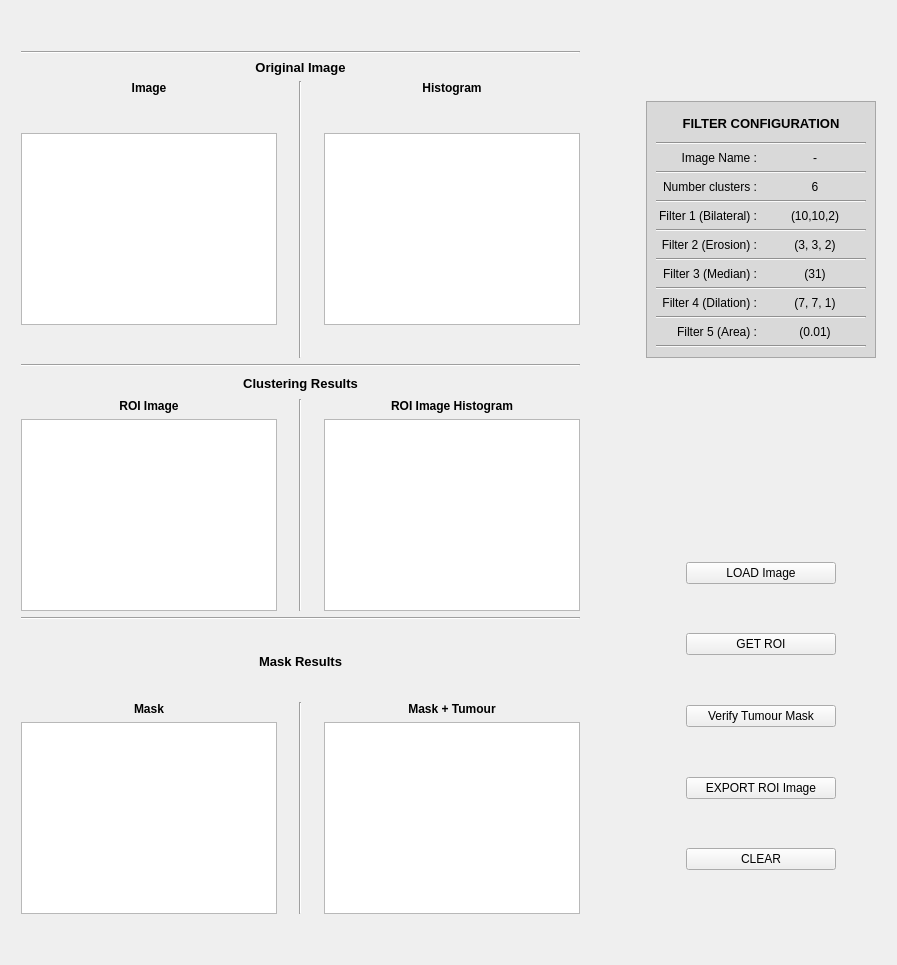
      <widget class="QWidget" name="tab_2">
       <attribute name="title">
        <string>Adaptive Filters</string>
       </attribute>
       <layout class="QGridLayout" name="gridLayout_7">
        <item row="0" column="1">
         <spacer name="verticalSpacer_7">
          <property name="orientation">
           <enum>Qt::Vertical</enum>
          </property>
          <property name="sizeHint" stdset="0">
           <size>
            <width>20</width>
            <height>40</height>
           </size>
          </property>
         </spacer>
        </item>
        <item row="1" column="0">
         <spacer name="horizontalSpacer_3">
          <property name="orientation">
           <enum>Qt::Horizontal</enum>
          </property>
          <property name="sizeType">
           <enum>QSizePolicy::Fixed</enum>
          </property>
          <property name="sizeHint" stdset="0">
           <size>
            <width>10</width>
            <height>20</height>
           </size>
          </property>
         </spacer>
        </item>
        <item row="1" column="3">
         <spacer name="horizontalSpacer_4">
          <property name="orientation">
           <enum>Qt::Horizontal</enum>
          </property>
          <property name="sizeType">
           <enum>QSizePolicy::Fixed</enum>
          </property>
          <property name="sizeHint" stdset="0">
           <size>
            <width>10</width>
            <height>20</height>
           </size>
          </property>
         </spacer>
        </item>
        <item row="2" column="1">
         <spacer name="verticalSpacer_2">
          <property name="orientation">
           <enum>Qt::Vertical</enum>
          </property>
          <property name="sizeHint" stdset="0">
           <size>
            <width>20</width>
            <height>40</height>
           </size>
          </property>
         </spacer>
        </item>
        <item row="1" column="1">
         <layout class="QGridLayout" name="gridLayout_5">
          <item row="2" column="2" rowspan="2">
           <widget class="Line" name="line_4">
            <property name="orientation">
             <enum>Qt::Vertical</enum>
            </property>
           </widget>
          </item>
          <item row="8" column="4">
           <widget class="QLabel" name="label_20">
            <property name="font">
             <font>
              <weight>75</weight>
              <bold>true</bold>
             </font>
            </property>
            <property name="text">
             <string>ROI Image Histogram</string>
            </property>
            <property name="alignment">
             <set>Qt::AlignCenter</set>
            </property>
           </widget>
          </item>
          <item row="13" column="2" rowspan="2">
           <widget class="Line" name="line_6">
            <property name="orientation">
             <enum>Qt::Vertical</enum>
            </property>
           </widget>
          </item>
          <item row="3" column="0">
           <widget class="QGraphicsView" name="plot_origImg">
            <property name="sizePolicy">
             <sizepolicy hsizetype="Fixed" vsizetype="Fixed">
              <horstretch>0</horstretch>
              <verstretch>0</verstretch>
             </sizepolicy>
            </property>
            <property name="minimumSize">
             <size>
              <width>200</width>
              <height>180</height>
             </size>
            </property>
           </widget>
          </item>
          <item row="11" column="0" colspan="5">
           <widget class="Line" name="line_8">
            <property name="orientation">
             <enum>Qt::Horizontal</enum>
            </property>
           </widget>
          </item>
          <item row="2" column="1">
           <spacer name="horizontalSpacer_5">
            <property name="orientation">
             <enum>Qt::Horizontal</enum>
            </property>
            <property name="sizeType">
             <enum>QSizePolicy::Fixed</enum>
            </property>
            <property name="sizeHint" stdset="0">
             <size>
              <width>10</width>
              <height>5</height>
             </size>
            </property>
           </spacer>
          </item>
          <item row="4" column="0" colspan="5">
           <widget class="Line" name="line_7">
            <property name="orientation">
             <enum>Qt::Horizontal</enum>
            </property>
           </widget>
          </item>
          <item row="8" column="0">
           <widget class="QLabel" name="label_21">
            <property name="font">
             <font>
              <weight>75</weight>
              <bold>true</bold>
             </font>
            </property>
            <property name="text">
             <string>ROI Image</string>
            </property>
            <property name="alignment">
             <set>Qt::AlignCenter</set>
            </property>
           </widget>
          </item>
          <item row="12" column="5">
           <spacer name="verticalSpacer_14">
            <property name="orientation">
             <enum>Qt::Vertical</enum>
            </property>
            <property name="sizeType">
             <enum>QSizePolicy::Fixed</enum>
            </property>
            <property name="sizeHint" stdset="0">
             <size>
              <width>20</width>
              <height>20</height>
             </size>
            </property>
           </spacer>
          </item>
          <item row="2" column="0">
           <widget class="QLabel" name="label_4">
            <property name="font">
             <font>
              <weight>75</weight>
              <bold>true</bold>
             </font>
            </property>
            <property name="text">
             <string>Image</string>
            </property>
            <property name="alignment">
             <set>Qt::AlignCenter</set>
            </property>
           </widget>
          </item>
          <item row="12" column="0" colspan="5">
           <widget class="QLabel" name="label_23">
            <property name="font">
             <font>
              <pointsize>10</pointsize>
              <weight>75</weight>
              <bold>true</bold>
             </font>
            </property>
            <property name="text">
             <string>Mask Results</string>
            </property>
            <property name="alignment">
             <set>Qt::AlignCenter</set>
            </property>
           </widget>
          </item>
          <item row="13" column="0">
           <widget class="QLabel" name="label_24">
            <property name="sizePolicy">
             <sizepolicy hsizetype="Preferred" vsizetype="Fixed">
              <horstretch>0</horstretch>
              <verstretch>0</verstretch>
             </sizepolicy>
            </property>
            <property name="font">
             <font>
              <weight>75</weight>
              <bold>true</bold>
             </font>
            </property>
            <property name="text">
             <string>Mask</string>
            </property>
            <property name="alignment">
             <set>Qt::AlignCenter</set>
            </property>
           </widget>
          </item>
          <item row="1" column="0" colspan="5">
           <widget class="QLabel" name="label_3">
            <property name="font">
             <font>
              <pointsize>10</pointsize>
              <weight>75</weight>
              <bold>true</bold>
             </font>
            </property>
            <property name="text">
             <string>Original Image</string>
            </property>
            <property name="alignment">
             <set>Qt::AlignCenter</set>
            </property>
           </widget>
          </item>
          <item row="2" column="3">
           <spacer name="horizontalSpacer_9">
            <property name="orientation">
             <enum>Qt::Horizontal</enum>
            </property>
            <property name="sizeType">
             <enum>QSizePolicy::Fixed</enum>
            </property>
            <property name="sizeHint" stdset="0">
             <size>
              <width>10</width>
              <height>5</height>
             </size>
            </property>
           </spacer>
          </item>
          <item row="3" column="4">
           <widget class="QGraphicsView" name="plot_origHist">
            <property name="sizePolicy">
             <sizepolicy hsizetype="Fixed" vsizetype="Fixed">
              <horstretch>0</horstretch>
              <verstretch>0</verstretch>
             </sizepolicy>
            </property>
            <property name="minimumSize">
             <size>
              <width>200</width>
              <height>180</height>
             </size>
            </property>
           </widget>
          </item>
          <item row="0" column="0" colspan="5">
           <widget class="Line" name="line_9">
            <property name="orientation">
             <enum>Qt::Horizontal</enum>
            </property>
           </widget>
          </item>
          <item row="3" column="5">
           <spacer name="horizontalSpacer_10">
            <property name="orientation">
             <enum>Qt::Horizontal</enum>
            </property>
            <property name="sizeType">
             <enum>QSizePolicy::Fixed</enum>
            </property>
            <property name="sizeHint" stdset="0">
             <size>
              <width>60</width>
              <height>20</height>
             </size>
            </property>
           </spacer>
          </item>
          <item row="8" column="2" rowspan="3">
           <widget class="Line" name="line_5">
            <property name="orientation">
             <enum>Qt::Vertical</enum>
            </property>
           </widget>
          </item>
          <item row="5" column="6" rowspan="2">
           <spacer name="horizontalSpacer_6">
            <property name="orientation">
             <enum>Qt::Horizontal</enum>
            </property>
            <property name="sizeHint" stdset="0">
             <size>
              <width>40</width>
              <height>20</height>
             </size>
            </property>
           </spacer>
          </item>
          <item row="2" column="4">
           <widget class="QLabel" name="label_19">
            <property name="font">
             <font>
              <weight>75</weight>
              <bold>true</bold>
             </font>
            </property>
            <property name="text">
             <string>Histogram</string>
            </property>
            <property name="alignment">
             <set>Qt::AlignCenter</set>
            </property>
           </widget>
          </item>
          <item row="3" column="6">
           <widget class="QFrame" name="frame_2">
            <property name="styleSheet">
             <string notr="true">background-color: rgb(217, 217, 217);
border-color: rgb(0, 0, 0);</string>
            </property>
            <property name="frameShape">
             <enum>QFrame::StyledPanel</enum>
            </property>
            <property name="frameShadow">
             <enum>QFrame::Raised</enum>
            </property>
            <layout class="QGridLayout" name="gridLayout_12">
             <item row="0" column="0">
              <layout class="QGridLayout" name="gridLayout_13">
               <item row="6" column="0">
                <widget class="QLabel" name="label_31">
                 <property name="text">
                  <string>Filter 1 (Bilateral) :</string>
                 </property>
                 <property name="alignment">
                  <set>Qt::AlignRight|Qt::AlignTrailing|Qt::AlignVCenter</set>
                 </property>
                 <property name="indent">
                  <number>1</number>
                 </property>
                </widget>
               </item>
               <item row="11" column="0" colspan="2">
                <widget class="Line" name="line_23">
                 <property name="orientation">
                  <enum>Qt::Horizontal</enum>
                 </property>
                </widget>
               </item>
               <item row="4" column="0">
                <widget class="QLabel" name="label_30">
                 <property name="text">
                  <string>Number clusters :</string>
                 </property>
                 <property name="alignment">
                  <set>Qt::AlignRight|Qt::AlignTrailing|Qt::AlignVCenter</set>
                 </property>
                 <property name="indent">
                  <number>1</number>
                 </property>
                </widget>
               </item>
               <item row="2" column="1">
                <widget class="QLabel" name="label_imageName">
                 <property name="text">
                  <string>-</string>
                 </property>
                 <property name="alignment">
                  <set>Qt::AlignCenter</set>
                 </property>
                </widget>
               </item>
               <item row="14" column="1">
                <widget class="QLabel" name="label_F4_2">
                 <property name="text">
                  <string>(0.01)</string>
                 </property>
                 <property name="alignment">
                  <set>Qt::AlignCenter</set>
                 </property>
                </widget>
               </item>
               <item row="8" column="0">
                <widget class="QLabel" name="label_32">
                 <property name="text">
                  <string>Filter 2 (Erosion) :</string>
                 </property>
                 <property name="alignment">
                  <set>Qt::AlignRight|Qt::AlignTrailing|Qt::AlignVCenter</set>
                 </property>
                 <property name="indent">
                  <number>1</number>
                 </property>
                </widget>
               </item>
               <item row="4" column="1">
                <widget class="QLabel" name="label_clusters">
                 <property name="text">
                  <string>6</string>
                 </property>
                 <property name="alignment">
                  <set>Qt::AlignCenter</set>
                 </property>
                </widget>
               </item>
               <item row="14" column="0">
                <widget class="QLabel" name="label_34">
                 <property name="text">
                  <string>Filter 5 (Area) :</string>
                 </property>
                 <property name="alignment">
                  <set>Qt::AlignRight|Qt::AlignTrailing|Qt::AlignVCenter</set>
                 </property>
                 <property name="indent">
                  <number>1</number>
                 </property>
                </widget>
               </item>
               <item row="10" column="0">
                <widget class="QLabel" name="label_37">
                 <property name="text">
                  <string>Filter 3 (Median) :</string>
                 </property>
                 <property name="alignment">
                  <set>Qt::AlignRight|Qt::AlignTrailing|Qt::AlignVCenter</set>
                 </property>
                 <property name="indent">
                  <number>1</number>
                 </property>
                </widget>
               </item>
               <item row="6" column="1">
                <widget class="QLabel" name="label_F1">
                 <property name="text">
                  <string>(10,10,2)</string>
                 </property>
                 <property name="alignment">
                  <set>Qt::AlignCenter</set>
                 </property>
                </widget>
               </item>
               <item row="2" column="0">
                <widget class="QLabel" name="label_35">
                 <property name="text">
                  <string>Image Name :</string>
                 </property>
                 <property name="alignment">
                  <set>Qt::AlignRight|Qt::AlignTrailing|Qt::AlignVCenter</set>
                 </property>
                 <property name="indent">
                  <number>1</number>
                 </property>
                </widget>
               </item>
               <item row="5" column="0" colspan="2">
                <widget class="Line" name="line_11">
                 <property name="orientation">
                  <enum>Qt::Horizontal</enum>
                 </property>
                </widget>
               </item>
               <item row="10" column="1">
                <widget class="QLabel" name="label_F3">
                 <property name="text">
                  <string>(31)</string>
                 </property>
                 <property name="alignment">
                  <set>Qt::AlignCenter</set>
                 </property>
                </widget>
               </item>
               <item row="12" column="1">
                <widget class="QLabel" name="label_F4">
                 <property name="text">
                  <string>(7, 7, 1)</string>
                 </property>
                 <property name="alignment">
                  <set>Qt::AlignCenter</set>
                 </property>
                </widget>
               </item>
               <item row="1" column="0" colspan="2">
                <widget class="Line" name="line_10">
                 <property name="orientation">
                  <enum>Qt::Horizontal</enum>
                 </property>
                </widget>
               </item>
               <item row="12" column="0">
                <widget class="QLabel" name="label_33">
                 <property name="text">
                  <string>Filter 4 (Dilation) :</string>
                 </property>
                 <property name="alignment">
                  <set>Qt::AlignRight|Qt::AlignTrailing|Qt::AlignVCenter</set>
                 </property>
                 <property name="indent">
                  <number>1</number>
                 </property>
                </widget>
               </item>
               <item row="15" column="0" colspan="2">
                <widget class="Line" name="line_33">
                 <property name="orientation">
                  <enum>Qt::Horizontal</enum>
                 </property>
                </widget>
               </item>
               <item row="8" column="1">
                <widget class="QLabel" name="label_F2">
                 <property name="text">
                  <string>(3, 3, 2)</string>
                 </property>
                 <property name="alignment">
                  <set>Qt::AlignCenter</set>
                 </property>
                </widget>
               </item>
               <item row="0" column="0" colspan="2">
                <widget class="QLabel" name="label_29">
                 <property name="sizePolicy">
                  <sizepolicy hsizetype="Preferred" vsizetype="Fixed">
                   <horstretch>0</horstretch>
                   <verstretch>0</verstretch>
                  </sizepolicy>
                 </property>
                 <property name="minimumSize">
                  <size>
                   <width>0</width>
                   <height>25</height>
                  </size>
                 </property>
                 <property name="font">
                  <font>
                   <pointsize>10</pointsize>
                   <weight>75</weight>
                   <bold>true</bold>
                  </font>
                 </property>
                 <property name="text">
                  <string>FILTER CONFIGURATION</string>
                 </property>
                 <property name="alignment">
                  <set>Qt::AlignCenter</set>
                 </property>
                </widget>
               </item>
               <item row="13" column="0" colspan="2">
                <widget class="Line" name="line_24">
                 <property name="orientation">
                  <enum>Qt::Horizontal</enum>
                 </property>
                </widget>
               </item>
               <item row="9" column="0" colspan="2">
                <widget class="Line" name="line_22">
                 <property name="orientation">
                  <enum>Qt::Horizontal</enum>
                 </property>
                </widget>
               </item>
               <item row="3" column="0" colspan="2">
                <widget class="Line" name="line_12">
                 <property name="orientation">
                  <enum>Qt::Horizontal</enum>
                 </property>
                </widget>
               </item>
               <item row="7" column="0" colspan="2">
                <widget class="Line" name="line_14">
                 <property name="orientation">
                  <enum>Qt::Horizontal</enum>
                 </property>
                </widget>
               </item>
              </layout>
             </item>
            </layout>
           </widget>
          </item>
          <item row="10" column="6" rowspan="5">
           <layout class="QGridLayout" name="gridLayout_10">
            <item row="1" column="0">
             <spacer name="horizontalSpacer_7">
              <property name="orientation">
               <enum>Qt::Horizontal</enum>
              </property>
              <property name="sizeHint" stdset="0">
               <size>
                <width>40</width>
                <height>20</height>
               </size>
              </property>
             </spacer>
            </item>
            <item row="0" column="0">
             <spacer name="verticalSpacer_17">
              <property name="orientation">
               <enum>Qt::Vertical</enum>
              </property>
              <property name="sizeHint" stdset="0">
               <size>
                <width>20</width>
                <height>40</height>
               </size>
              </property>
             </spacer>
            </item>
            <item row="1" column="1">
             <widget class="QPushButton" name="btn_loadImage">
              <property name="sizePolicy">
               <sizepolicy hsizetype="Fixed" vsizetype="Fixed">
                <horstretch>0</horstretch>
                <verstretch>0</verstretch>
               </sizepolicy>
              </property>
              <property name="minimumSize">
               <size>
                <width>150</width>
                <height>0</height>
               </size>
              </property>
              <property name="text">
               <string>LOAD Image</string>
              </property>
             </widget>
            </item>
            <item row="11" column="1">
             <widget class="QPushButton" name="btn_clearROI">
              <property name="sizePolicy">
               <sizepolicy hsizetype="Fixed" vsizetype="Fixed">
                <horstretch>0</horstretch>
                <verstretch>0</verstretch>
               </sizepolicy>
              </property>
              <property name="minimumSize">
               <size>
                <width>150</width>
                <height>0</height>
               </size>
              </property>
              <property name="text">
               <string>CLEAR</string>
              </property>
             </widget>
            </item>
            <item row="12" column="0">
             <spacer name="verticalSpacer_20">
              <property name="orientation">
               <enum>Qt::Vertical</enum>
              </property>
              <property name="sizeHint" stdset="0">
               <size>
                <width>20</width>
                <height>40</height>
               </size>
              </property>
             </spacer>
            </item>
            <item row="3" column="1">
             <widget class="QPushButton" name="btn_getROI">
              <property name="sizePolicy">
               <sizepolicy hsizetype="Fixed" vsizetype="Fixed">
                <horstretch>0</horstretch>
                <verstretch>0</verstretch>
               </sizepolicy>
              </property>
              <property name="minimumSize">
               <size>
                <width>150</width>
                <height>0</height>
               </size>
              </property>
              <property name="text">
               <string>GET ROI</string>
              </property>
             </widget>
            </item>
            <item row="7" column="1">
             <spacer name="verticalSpacer_22">
              <property name="orientation">
               <enum>Qt::Vertical</enum>
              </property>
              <property name="sizeHint" stdset="0">
               <size>
                <width>20</width>
                <height>40</height>
               </size>
              </property>
             </spacer>
            </item>
            <item row="10" column="0">
             <spacer name="verticalSpacer_19">
              <property name="orientation">
               <enum>Qt::Vertical</enum>
              </property>
              <property name="sizeHint" stdset="0">
               <size>
                <width>20</width>
                <height>40</height>
               </size>
              </property>
             </spacer>
            </item>
            <item row="9" column="1">
             <widget class="QPushButton" name="btn_exportROI">
              <property name="sizePolicy">
               <sizepolicy hsizetype="Fixed" vsizetype="Fixed">
                <horstretch>0</horstretch>
                <verstretch>0</verstretch>
               </sizepolicy>
              </property>
              <property name="minimumSize">
               <size>
                <width>150</width>
                <height>0</height>
               </size>
              </property>
              <property name="text">
               <string>EXPORT ROI Image</string>
              </property>
             </widget>
            </item>
            <item row="1" column="2">
             <spacer name="horizontalSpacer_11">
              <property name="orientation">
               <enum>Qt::Horizontal</enum>
              </property>
              <property name="sizeHint" stdset="0">
               <size>
                <width>40</width>
                <height>20</height>
               </size>
              </property>
             </spacer>
            </item>
            <item row="2" column="0">
             <spacer name="verticalSpacer_21">
              <property name="orientation">
               <enum>Qt::Vertical</enum>
              </property>
              <property name="sizeHint" stdset="0">
               <size>
                <width>20</width>
                <height>40</height>
               </size>
              </property>
             </spacer>
            </item>
            <item row="5" column="1" rowspan="2">
             <widget class="QPushButton" name="btn_mapTumour">
              <property name="sizePolicy">
               <sizepolicy hsizetype="Fixed" vsizetype="Fixed">
                <horstretch>0</horstretch>
                <verstretch>0</verstretch>
               </sizepolicy>
              </property>
              <property name="minimumSize">
               <size>
                <width>150</width>
                <height>0</height>
               </size>
              </property>
              <property name="text">
               <string>Verify Tumour Mask</string>
              </property>
             </widget>
            </item>
            <item row="4" column="1">
             <spacer name="verticalSpacer_16">
              <property name="orientation">
               <enum>Qt::Vertical</enum>
              </property>
              <property name="sizeHint" stdset="0">
               <size>
                <width>20</width>
                <height>40</height>
               </size>
              </property>
             </spacer>
            </item>
           </layout>
          </item>
          <item row="5" column="0" rowspan="2" colspan="5">
           <widget class="QLabel" name="label_22">
            <property name="font">
             <font>
              <pointsize>10</pointsize>
              <weight>75</weight>
              <bold>true</bold>
             </font>
            </property>
            <property name="text">
             <string>Clustering Results</string>
            </property>
            <property name="alignment">
             <set>Qt::AlignCenter</set>
            </property>
           </widget>
          </item>
          <item row="13" column="4">
           <widget class="QLabel" name="label_25">
            <property name="sizePolicy">
             <sizepolicy hsizetype="Preferred" vsizetype="Fixed">
              <horstretch>0</horstretch>
              <verstretch>0</verstretch>
             </sizepolicy>
            </property>
            <property name="font">
             <font>
              <weight>75</weight>
              <bold>true</bold>
             </font>
            </property>
            <property name="text">
             <string>Mask + Tumour</string>
            </property>
            <property name="alignment">
             <set>Qt::AlignCenter</set>
            </property>
           </widget>
          </item>
          <item row="1" column="6">
           <spacer name="horizontalSpacer_8">
            <property name="orientation">
             <enum>Qt::Horizontal</enum>
            </property>
            <property name="sizeHint" stdset="0">
             <size>
              <width>40</width>
              <height>15</height>
             </size>
            </property>
           </spacer>
          </item>
          <item row="14" column="4">
           <widget class="QGraphicsView" name="plot_tumour">
            <property name="sizePolicy">
             <sizepolicy hsizetype="Fixed" vsizetype="Fixed">
              <horstretch>0</horstretch>
              <verstretch>0</verstretch>
             </sizepolicy>
            </property>
            <property name="minimumSize">
             <size>
              <width>200</width>
              <height>180</height>
             </size>
            </property>
           </widget>
          </item>
          <item row="9" column="4" rowspan="2">
           <widget class="QGraphicsView" name="plot_ROIHist">
            <property name="sizePolicy">
             <sizepolicy hsizetype="Fixed" vsizetype="Fixed">
              <horstretch>0</horstretch>
              <verstretch>0</verstretch>
             </sizepolicy>
            </property>
            <property name="minimumSize">
             <size>
              <width>200</width>
              <height>180</height>
             </size>
            </property>
           </widget>
          </item>
          <item row="14" column="0">
           <widget class="QGraphicsView" name="plot_mask">
            <property name="sizePolicy">
             <sizepolicy hsizetype="Fixed" vsizetype="Fixed">
              <horstretch>0</horstretch>
              <verstretch>0</verstretch>
             </sizepolicy>
            </property>
            <property name="minimumSize">
             <size>
              <width>200</width>
              <height>180</height>
             </size>
            </property>
           </widget>
          </item>
          <item row="9" column="0" rowspan="2">
           <widget class="QGraphicsView" name="plot_ROIImage">
            <property name="sizePolicy">
             <sizepolicy hsizetype="Fixed" vsizetype="Fixed">
              <horstretch>0</horstretch>
              <verstretch>0</verstretch>
             </sizepolicy>
            </property>
            <property name="minimumSize">
             <size>
              <width>200</width>
              <height>180</height>
             </size>
            </property>
           </widget>
          </item>
         </layout>
        </item>
       </layout>
      </widget>
